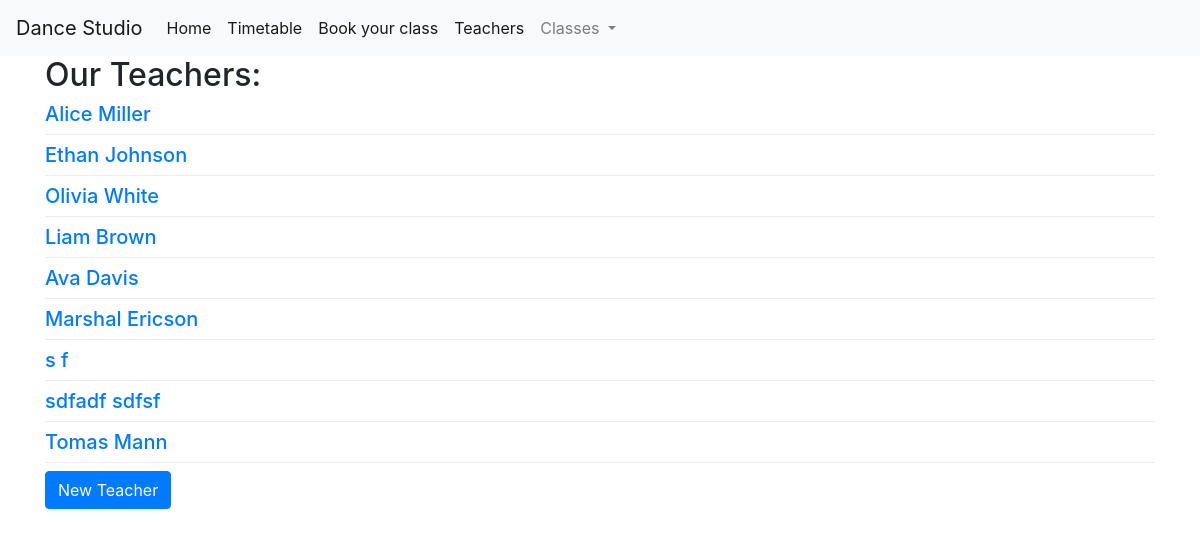
Before: /teachers with the older database file.
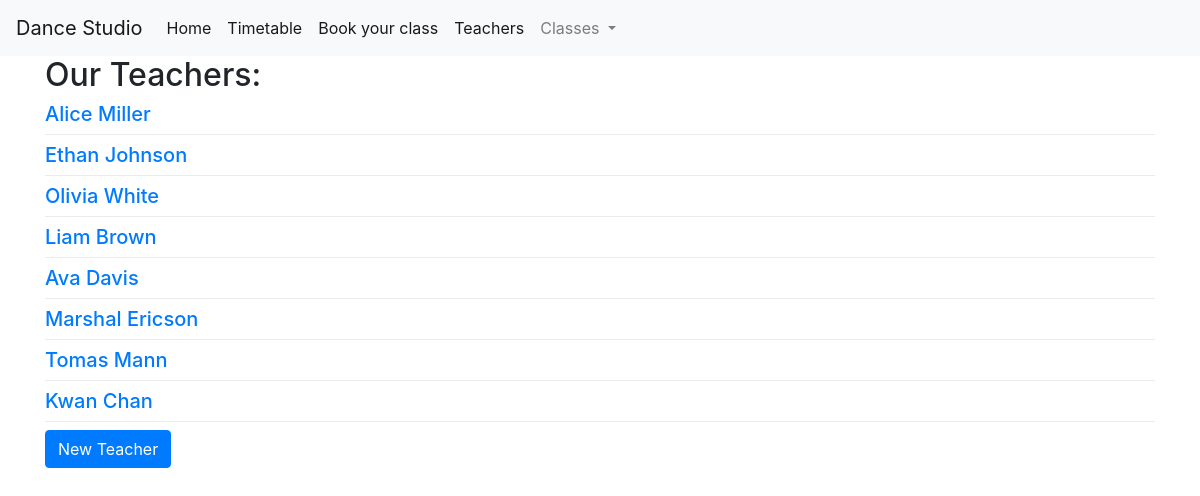
After: the same page with the newer database file.
### tables this page shows
CREATE TABLE teachers (
    teacher_id INTEGER PRIMARY KEY AUTOINCREMENT,
    name VARCHAR(50) NOT NULL,
    surname VARCHAR(50) NOT NULL
);

### app.py (the view)
@app.route('/teachers')
def teachers():
    dance_classes = get_dance_classes_for_navbar()
    conn = get_db_connection()
    teachers = conn.execute('SELECT * FROM teachers').fetchall()
    conn.close()
    return render_template('teachers.html', teachers=teachers, dance_classes=dance_classes)

### app.py (called while the page is built)
def get_db_connection():
    conn = sqlite3.connect('database.db')
    conn.row_factory = sqlite3.Row
    return conn

def get_dance_classes_for_navbar():
    conn = get_db_connection()
    dance_classes = conn.execute('SELECT * FROM dance_classes').fetchall()
    conn.close()
    return dance_classes

### templates/teachers.html
{% extends 'base.html' %}
{% block content %}
  <h2>{% block title %} Our Teachers: {% endblock %}</h2>
  {% for teacher in teachers %}
    <div>
      <a href="{{ url_for('teacher', teacher_id=teacher['teacher_id']) }}">
        <h5>{{ teacher['name'] ~ ' ' ~ teacher['surname'] }}</h5>
      </a>
    </div>
    <div class="dropdown-divider"></div>
  {% endfor %}
  <div class="form-group">
    <a class="btn btn-primary" href="{{ url_for('create_teacher') }}" role="button">New Teacher</a>
  </div>
{% endblock %}

Changed rows visible on the page:
removed teachers: name+surname "s f"
removed teachers: name+surname "sdfadf sdfsf"
added teachers: name+surname "Kwan Chan"
